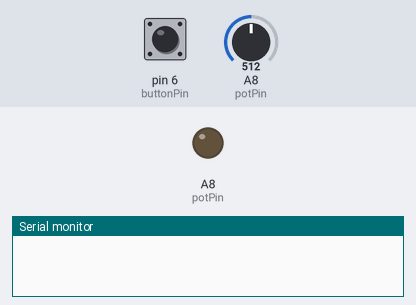
Recording of a sketch running on a simulated Teensy 4. Shown: output pins drawn as LEDs (lit = HIGH), the last lines printed to the serial monitor. Inputs (shaded band) come from the test bench; at power-on: pin 6 (buttonPin) HIGH, A8 (potPin) = 512.

Above: at 1.2 s.
1.3 s: pin 6 (buttonPin) pulled LOW for 0.15 s
At 1.8 s:
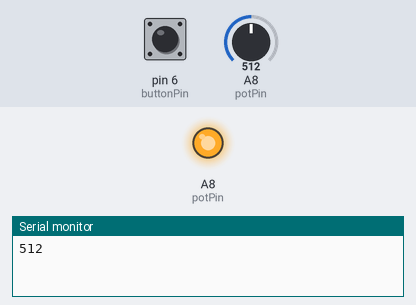
Timing chart, 0 to 4.3 s (numbered marks = the images above; inputs shaded):
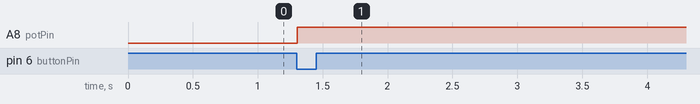

The sketch:

eintonbeieindruck.ino
```cpp
int potPin = A8;
int value;
int buttonPin=6;

int minValue = 200;
int maxValue = 700;

int buttonState=0;

boolean alreadySwitched=false; // speichert, ob Button schon gedrückt wurde
boolean alreadyReleased=true; // speichert, ob Button schon losgelassen wurde

void setup()
{
  Serial.begin(9600);
  pinMode(buttonPin, INPUT_PULLUP); // der interne Pull-Up Widerstand wird zugeschaltet}
}

void loop()
{
  value = analogRead(potPin);

  if (value<minValue)
  {
    value=minValue;
  }
  if
    (value>maxValue) {
    value=maxValue;
  }

  if (digitalRead(buttonPin)==LOW){ // Wenn der Button gedrückt ist

    if (alreadySwitched==false){ // UND! die Variable alreadySwitched falsch ist, also der Button direkt davor noch nicht gedrückt war

      Serial.println(value);

      analogWrite(potPin, value);

      value = map(value,minValue,maxValue,0,127);

      usbMIDI.sendControlChange(1, value, 1);

      alreadySwitched=true; // nun wurde der Button ja gedrückt, damit wird die Variable alreadySwitched auf falsch gesetzt
    }
  }
  else {
    if (alreadyReleased==true){ // UND! die Variable alreadyReleased falsch ist, also der Button direkt davor gedrückt war

      usbMIDI.sendNoteOff(value,127,1);

      alreadySwitched=false; // der Button wurde nicht gedrückt, deshalb ist alreadySwitched falsch
    }
  }
  delay(50);
}
```

Measured:
- after the input at 1.3 s, A8 (potPin): LOW → HIGH at once
